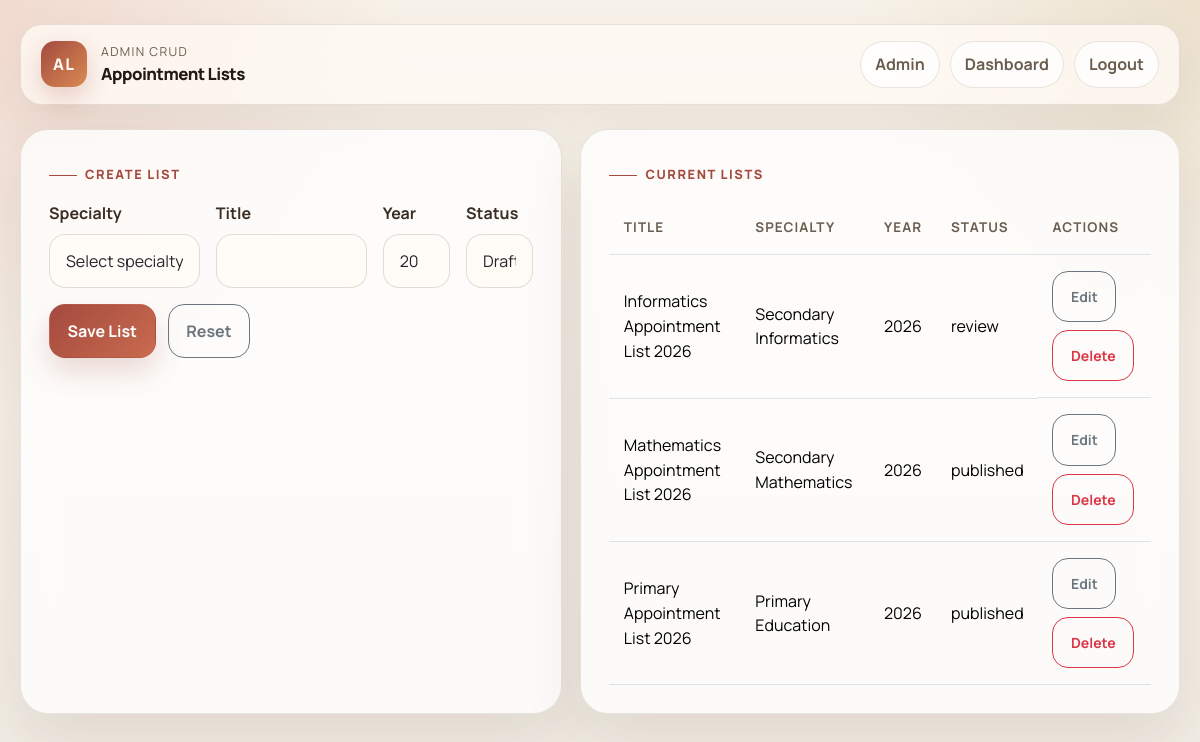
Screenshot of /modules/lists/dashboard.php (signed in) with the database file from the repository.
### tables this page shows
CREATE TABLE IF NOT EXISTS appointment_lists (
  id INT UNSIGNED AUTO_INCREMENT PRIMARY KEY,
  specialty_id INT UNSIGNED NOT NULL,
  title VARCHAR(160) NOT NULL,
  publish_year SMALLINT UNSIGNED NOT NULL,
  status VARCHAR(40) NOT NULL DEFAULT 'draft',
  created_at TIMESTAMP NOT NULL DEFAULT CURRENT_TIMESTAMP,
  CONSTRAINT fk_lists_specialty
    FOREIGN KEY (specialty_id) REFERENCES specialties(id)
    ON DELETE CASCADE
    ON UPDATE CASCADE
);

CREATE TABLE IF NOT EXISTS specialties (
  id INT UNSIGNED AUTO_INCREMENT PRIMARY KEY,
  code VARCHAR(30) NOT NULL UNIQUE,
  name VARCHAR(120) NOT NULL,
  sector VARCHAR(120) NOT NULL,
  created_at TIMESTAMP NOT NULL DEFAULT CURRENT_TIMESTAMP
);

### includes/functions.php (called while the page is built, shortened)
<?php
function e(?string $value): string
{
    return htmlspecialchars((string) $value, ENT_QUOTES, 'UTF-8');
}
function request_id(string $key = 'id'): int
{
    return (int) ($_GET[$key] ?? 0);
}

### modules/lists/dashboard.php (the view, shortened to what this page needs)
<?php
require_once __DIR__ . '/../../includes/functions.php';
$pdo = db();
$editId = request_id();
$form = ['specialty_id' => 0, 'title' => '', 'publish_year' => date('Y'), 'status' => 'draft'];
$lists = $pdo->query(
    'SELECT appointment_lists.*, specialties.name AS specialty_name
     FROM appointment_lists
     INNER JOIN specialties ON specialties.id = appointment_lists.specialty_id
     ORDER BY appointment_lists.publish_year DESC, appointment_lists.title ASC'
)->fetchAll();
?>
<?php require_once __DIR__ . '/../../includes/header.php'; ?>
<body>
<div class="app-shell">
  <div class="app-frame">
    <div class="project-topbar">
      <div class="brand-mark">
        <div class="brand-badge">AL</div>
        <div class="brand-copy">
          <span class="brand-eyebrow">Admin CRUD</span>
          <span class="brand-title">Appointment Lists</span>
        </div>
      </div>
      <div class="topbar-links">
        <a class="topbar-link" href="../admin/dashboard.php">Admin</a>
        <a class="topbar-link" href="../dashboard.php">Dashboard</a>
        <a class="topbar-link" href="../../auth/logout.php">Logout</a>
      </div>
    </div>
    <div class="crud-layout">
      <section class="page-panel dashboard-hero">
        <span class="section-label"><?= $editId > 0 ? 'Edit list' : 'Create list' ?></span>
        <form method="post" action="dashboard.php<?= $editId > 0 ? '?id=' . $editId : '' ?>" class="row g-3">
          <div class="col-md-4">
            <label for="specialty_id" class="form-label">Specialty</label>
            <select id="specialty_id" name="specialty_id" class="form-select" required>
              <option value="0">Select specialty</option>
            </select>
          </div>
          <div class="col-md-4">
            <label for="title" class="form-label">Title</label>
            <input id="title" name="title" class="form-control" value="<?= e((string) $form['title']) ?>" required>
          </div>
          <div class="col-md-2">
            <label for="publish_year" class="form-label">Year</label>
            <input id="publish_year" name="publish_year" type="number" class="form-control" value="<?= e((string) $form['publish_year']) ?>" required>
          </div>
          <div class="col-md-2">
            <label for="status" class="form-label">Status</label>
            <select id="status" name="status" class="form-select" required>
              <?php foreach (['draft', 'review', 'published', 'archived'] as $value): ?>
                <option value="<?= e($value) ?>" <?= $form['status'] === $value ? 'selected' : '' ?>><?= e(ucfirst($value)) ?></option>
              <?php endforeach; ?>
            </select>
          </div>
          <div class="col-12 stack-actions">
            <button type="submit" name="action" value="save" class="btn btn-primary">Save List</button>
            <a class="btn btn-outline-secondary" href="dashboard.php">Reset</a>
          </div>
        </form>
      </section>
      <section class="page-panel dashboard-side">
        <span class="section-label">Current lists</span>
        <div class="table-responsive">
          <table class="table app-table">
            <thead>
              <tr>
                <th>Title</th>
                <th>Specialty</th>
                <th>Year</th>
                <th>Status</th>
                <th>Actions</th>
              </tr>
            </thead>
            <tbody>
              <?php foreach ($lists as $list): ?>
                <tr>
                  <td><?= e((string) $list['title']) ?></td>
                  <td><?= e((string) $list['specialty_name']) ?></td>
                  <td><?= e((string) $list['publish_year']) ?></td>
                  <td><?= e((string) $list['status']) ?></td>
                  <td class="table-actions">
                    <a class="btn btn-sm btn-outline-secondary" href="dashboard.php?id=<?= e((string) $list['id']) ?>">Edit</a>
                    <form method="post" action="dashboard.php" class="inline-form">
                      <button type="submit" name="action" value="delete" class="btn btn-sm btn-outline-danger">Delete</button>
                    </form>
                  </td>
                </tr>
              <?php endforeach; ?>
            </tbody>
          </table>
        </div>
      </section>
    </div>
  </div>
</div>
</body>
</html>

### assests/css/styles.css (style rules this page uses)
:root { --bg: #f6f1e8; --panel: rgba(255, 255, 255, 0.78); --panel-strong: #ffffff; --line: rgba(110, 95, 74, 0.16); --text: #221b15; --muted: #6a5d50; --accent: #a44a3f; --accent-2: #82352c; --accent-soft: #f3dfd4; --ink-soft: #f9f5ef; --success-soft: #dcefdc; }
* { box-sizing: border-box; }
body { margin: 0; font-family: "Manrope", sans-serif; background: var(--bg); color: var(--text); line-height: 1.55; min-height: 100vh; background-image: radial-gradient(circle at top left, rgba(212, 107, 88, 0.18), transparent 28%), radial-gradient(circle at top right, rgba(189, 154, 91, 0.2), transparent 24%), linear-gradient(180deg, #f8f3ea 0%, #f1ece4 100%); }
a { color: var(--accent); text-decoration-thickness: 2px; text-underline-offset: 2px; }
.app-shell { min-height: 100vh; padding: 24px 14px 40px; }
.app-frame { width: min(1160px, 100%); margin: 0 auto; }
.project-topbar { display: flex; justify-content: space-between; align-items: center; gap: 16px; padding: 16px 20px; margin-bottom: 24px; border: 1px solid var(--line); border-radius: 22px; background: rgba(255, 250, 245, 0.78); backdrop-filter: blur(18px); box-shadow: 0 18px 50px rgba(81, 55, 38, 0.08); }
.brand-mark { display: flex; align-items: center; gap: 14px; }
.brand-badge { width: 46px; height: 46px; border-radius: 14px; display: flex; align-items: center; justify-content: center; background: linear-gradient(135deg, var(--accent), #d98a53); color: #fff9f4; font-weight: 800; letter-spacing: 0.08em; box-shadow: 0 10px 24px rgba(164, 74, 63, 0.24); }
.brand-copy { display: flex; flex-direction: column; }
.brand-eyebrow { color: var(--muted); font-size: 0.77rem; text-transform: uppercase; letter-spacing: 0.11em; }
.brand-title { font-size: 1.05rem; font-weight: 800; letter-spacing: -0.03em; }
.topbar-links { display: flex; flex-wrap: wrap; gap: 10px; }
.topbar-link { padding: 10px 14px; border-radius: 999px; border: 1px solid var(--line); background: rgba(255, 255, 255, 0.72); color: var(--muted); text-decoration: none; font-weight: 700; transition: 180ms ease; }
.page-panel { border: 1px solid var(--line); border-radius: 28px; background: var(--panel); backdrop-filter: blur(18px); box-shadow: 0 24px 60px rgba(74, 48, 31, 0.11); }
.section-label { display: inline-flex; align-items: center; gap: 8px; font-size: 0.8rem; letter-spacing: 0.12em; text-transform: uppercase; color: var(--accent); font-weight: 800; margin-bottom: 16px; }
.section-label::before { content: ""; width: 28px; height: 1px; background: currentColor; }
.form-control, .form-select { border-radius: 16px; border: 1px solid rgba(110, 95, 74, 0.2); padding: 0.88rem 1rem; background: rgba(255, 251, 247, 0.9); }
.form-label { font-weight: 700; color: #3b2e25; }
.btn { border-radius: 16px; font-weight: 700; padding: 0.88rem 1.1rem; }
.btn-primary { background: linear-gradient(135deg, var(--accent), #c96b4f); border-color: transparent; box-shadow: 0 14px 28px rgba(164, 74, 63, 0.2); }
.btn-outline-secondary, .btn-outline-danger, .btn-outline-primary { border-width: 1px; }
.stack-actions { display: flex; flex-wrap: wrap; gap: 12px; }
.dashboard-hero, .dashboard-side, .search-panel { padding: 28px; }
.crud-layout { display: grid; grid-template-columns: minmax(320px, 0.95fr) minmax(0, 1.05fr); gap: 18px; }
.app-table { margin-bottom: 0; vertical-align: middle; }
.app-table th { color: var(--muted); font-size: 0.84rem; text-transform: uppercase; letter-spacing: 0.08em; }
.app-table td, .app-table th { padding: 1rem 0.9rem; background: transparent; }
.table-actions { display: flex; flex-wrap: wrap; gap: 8px; }
.inline-form { display: inline-flex; }

### rows the page displays
appointment_lists: title "Informatics Appointment List 2026", specialty.name "Secondary Informatics", publish_year "2026", status "review"
appointment_lists: title "Mathematics Appointment List 2026", specialty.name "Secondary Mathematics", publish_year "2026", status "published"
appointment_lists: title "Primary Appointment List 2026", specialty.name "Primary Education", publish_year "2026", status "published"

### other values shown
form field status "Draft"
